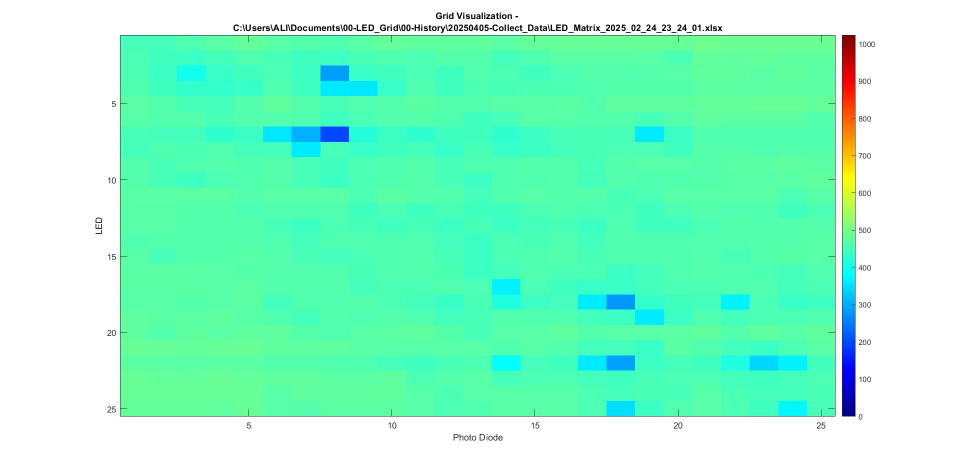
#> input picture images/Heatmap_LED_Matrix_2025_02_24_23_24_01.jpg, 1920 x 936 px, found by its file name (shown at 1/2 size); its folder holds 4 pictures in this run
$ jupyter execute --allow-errors 01-Data_Preprocessing.ipynb
#> lines starting #> are read from the running program, lines starting #| are printed output that depends on the picture
# Function Details

[cell 1]
import os
import cv2

def convert_and_resize_jpg_to_png(input_folder, output_folder, target_size=(784, 784)):
    """
    Converts all JPG images in input_folder to PNG format, resizes them to target_size,
    and saves them in output_folder.
    """
#> called with target_size = (784, 784)
    os.makedirs(output_folder, exist_ok=True)

    for filename in os.listdir(input_folder):
        if filename.lower().endswith(".jpg"):
            input_path = os.path.join(input_folder, filename)
            output_path = os.path.join(output_folder, os.path.splitext(filename)[0] + ".png")

            # Read the image
            image = cv2.imread(input_path)
#> image is the input picture: shape (936, 1920, 3); mean B, G, R 204.8, 250.9, 143.8

            if image is None:
               print(f"Error: Could not read {filename}. Skipping...")
               continue

            # Resize the image to target size (784x784)
            resized_image = cv2.resize(image, target_size, interpolation=cv2.INTER_NEAREST)
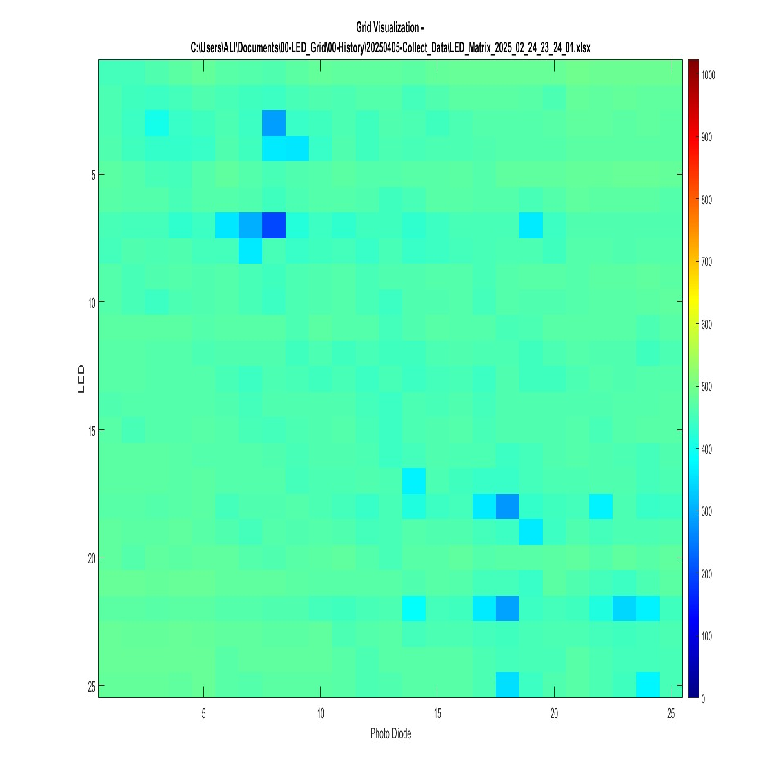
#> resized_image: shape (784, 784, 3); mean B, G, R 204.5, 250.6, 143.6

            # Save the resized image as PNG
            cv2.imwrite(output_path, resized_image)
            print(f"Converted & resized {filename} to {target_size} and saved as PNG at {output_path}")
#> pass 2 of the loop in convert_and_resize_jpg_to_png, `for filename in os.listdir(input_folder):`:
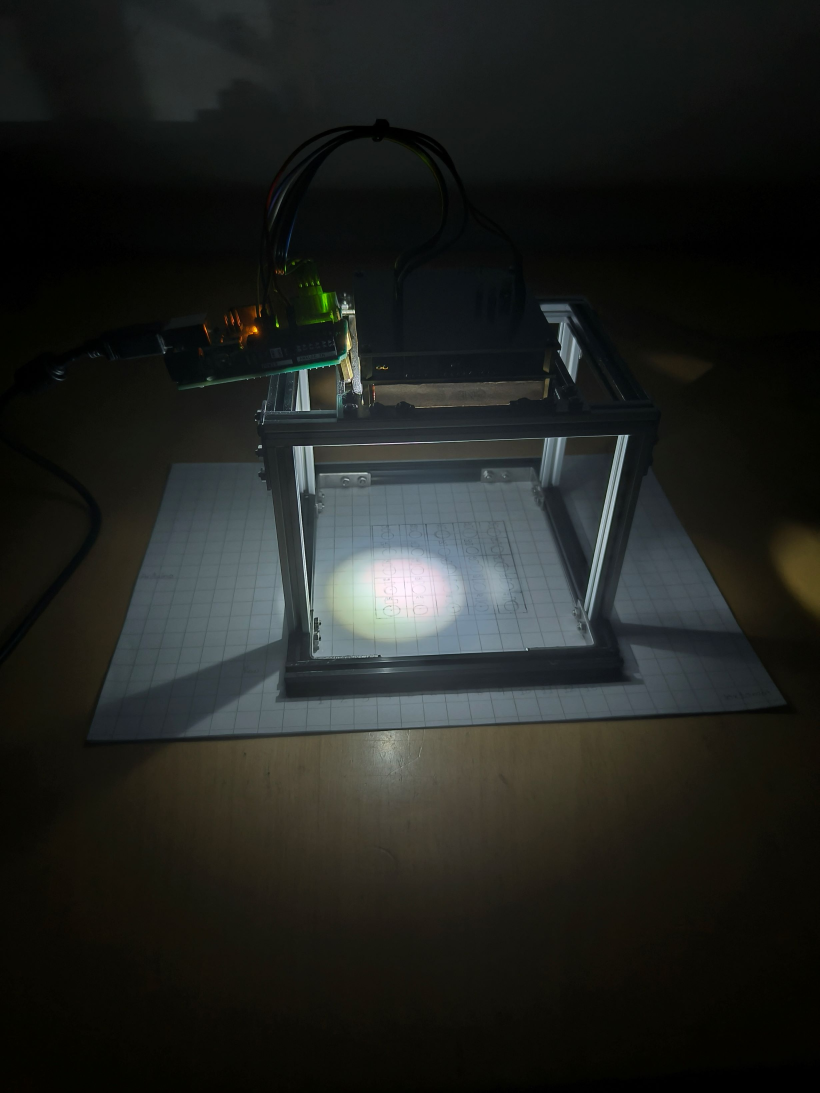
#> input picture images/IMG20250224222229.jpg, 2458 x 3277 px, found by its file name (shown at 1/3 size)
#> in convert_and_resize_jpg_to_png, image is the input picture: shape (3277, 2458, 3); mean B, G, R 31.8, 35, 32.9
#> in convert_and_resize_jpg_to_png, `resized_image = cv2.resize(image, target_size, interpolation=cv2.INTER..`:
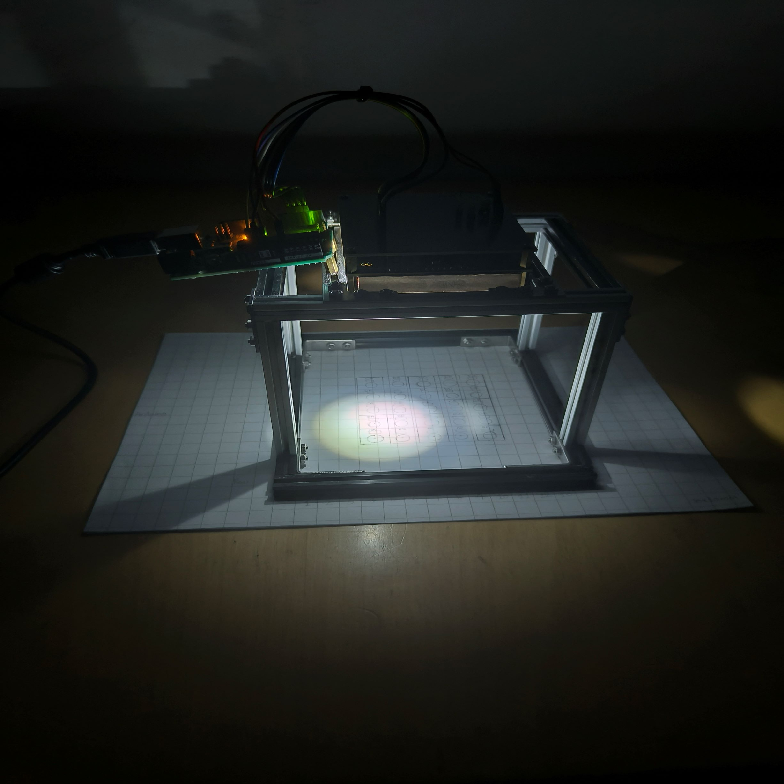
#> resized_image: shape (784, 784, 3); mean B, G, R 31.9, 35, 32.9
#> pass 3 of the loop in convert_and_resize_jpg_to_png, `for filename in os.listdir(input_folder):`:
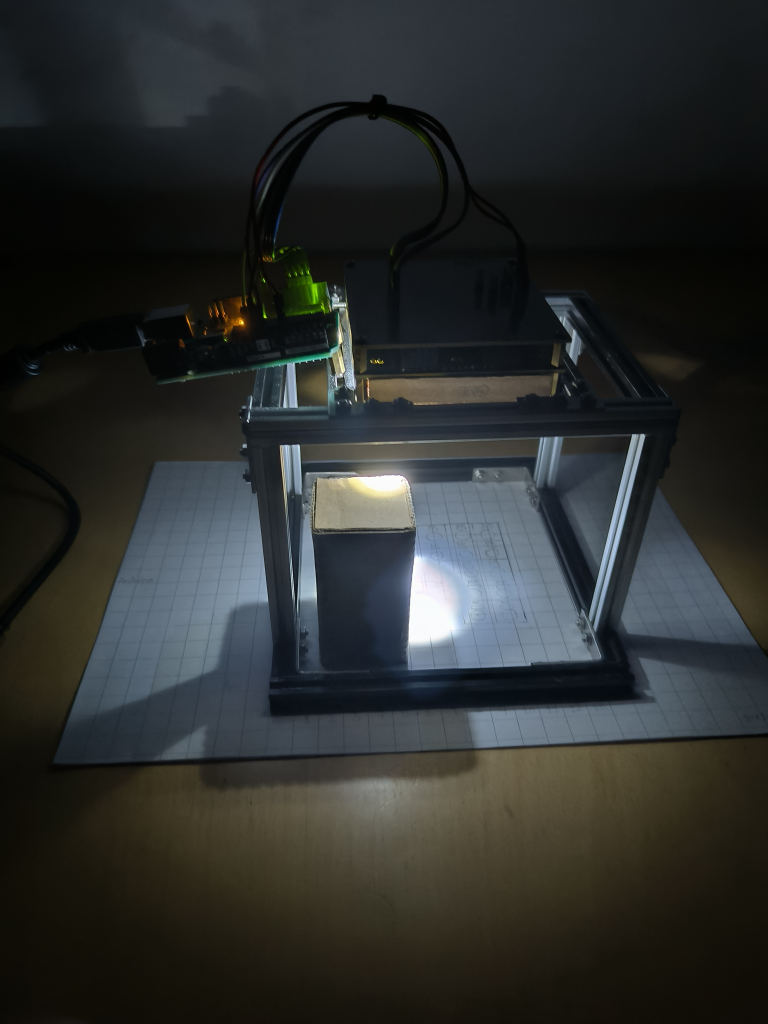
#> input picture images/IMG20250224232735.jpg, 3072 x 4096 px, found by its file name (shown at 1/4 size)
#> in convert_and_resize_jpg_to_png, image is the input picture: shape (4096, 3072, 3); mean B, G, R 44.6, 46, 43.5
#> in convert_and_resize_jpg_to_png, `resized_image = cv2.resize(image, target_size, interpolation=cv2.INTER..`:
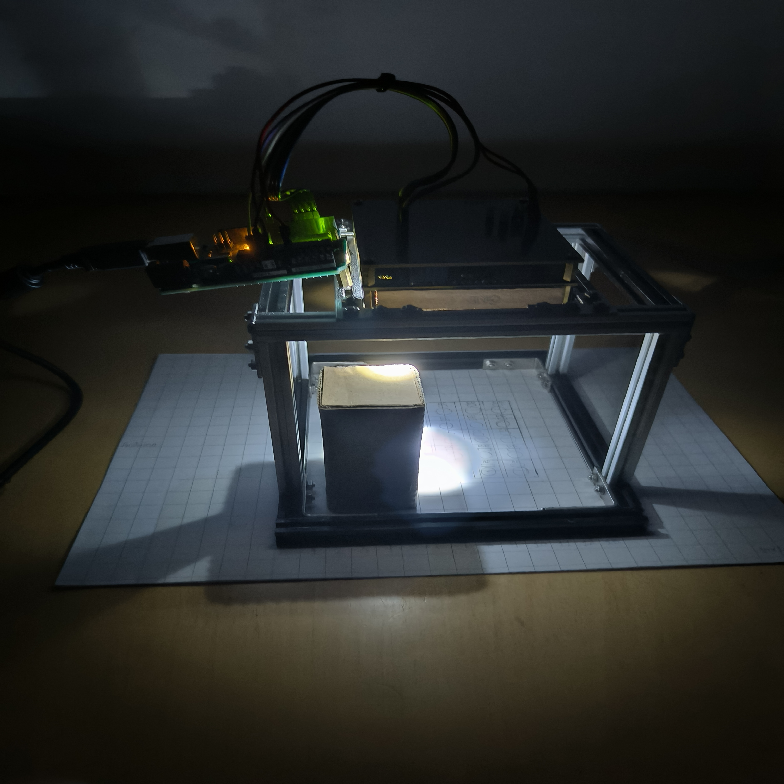
#> resized_image: shape (784, 784, 3); mean B, G, R 44.6, 46.1, 43.6
#> the loop made 4 passes; the first 3 are shown

    return


import os
import shutil

def copy_images(source_folder, destination_folder):
    # Create destination folder if it doesn't exist
    os.makedirs(destination_folder, exist_ok=True)

    # Loop through all files in the source folder
    for filename in os.listdir(source_folder):
        source_path = os.path.join(source_folder, filename)
        dest_path = os.path.join(destination_folder, filename)

        # Check if the file is an image (you can adjust file extensions as needed)
        if filename.lower().endswith(('.png', '.jpg', '.jpeg', '.bmp', '.tiff')):
            try:
                shutil.copy(source_path, dest_path)
                print(f"Copied {filename} to {destination_folder}")
            except Exception as e:
                print(f"Failed to copy {filename}: {e}")
        else:
            print(f"Skipping non-image file: {filename}")
#> pass 2 of the loop in copy_images, `for filename in os.listdir(source_folder):`:
#> pass 3 of the loop in copy_images, `for filename in os.listdir(source_folder):`:
